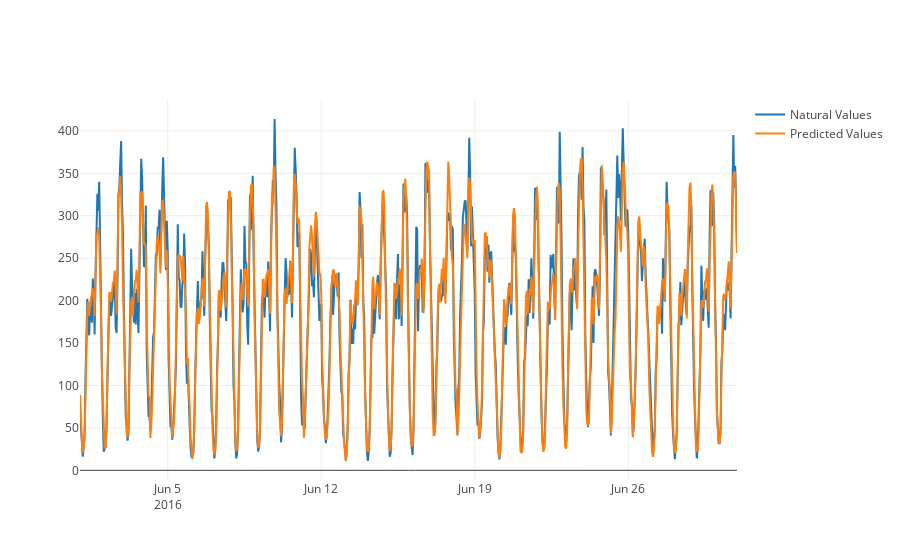

Write notebook code for a chart like this one.
### Markdown cell above
Для того, чтобы исправить эту ситуацию и получить более детальные данные, посторим графики.
<br>
<br>
Укажите даты в пределах июня 2016, а также исследуемый район. Номер района можно узнать по карте выше. 
<br>
Если наряду с реальными данными вы хотите видеть прогнозируемые моделью, то поставьте галочку в поле "Show prediction" и укажите, на который час от текущего делать прогноз. Чем больше час, тем, соответственно, меньше точность.
<br>
<br>
Ошибку предсказаний можно увидеть ниже после графика:

### Code cell
wid_ShowPlot()

### Figure 1 — Plotly figure (JSON) as saved in the notebook; plotly's stock layout.template omitted (floating-point values rounded to 4 significant figures; data arrays with more than 128 entries replaced by an {"elided": "..."} marker saying what was removed)
{"data": [{"name": "Natural Values", "type": "scatter", "x": {"elided": "720 str values"}, "y": {"elided": "720 int values"}}, {"name": "Predicted Values", "type": "scatter", "x": {"elided": "720 str values"}, "y": {"elided": "720 float values"}}], "layout": {}}
